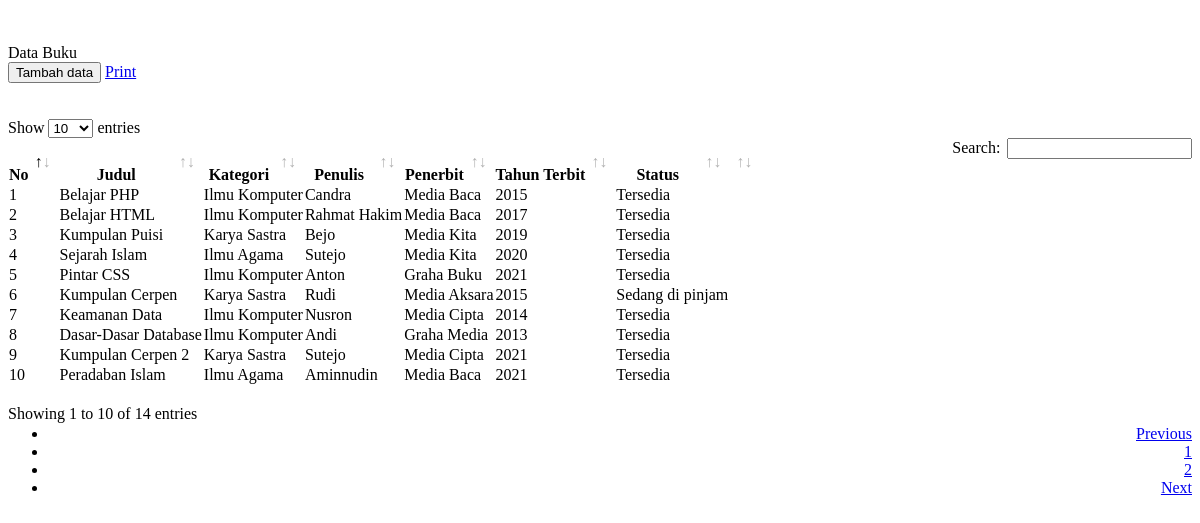
The page /pages/buku.php on the database its author committed.
### tables this page shows
CREATE TABLE `buku` (
  `id_buku` int(11) NOT NULL,
  `judul` varchar(50) NOT NULL,
  `kategori` varchar(50) NOT NULL,
  `penulis` varchar(50) NOT NULL,
  `penerbit` varchar(50) NOT NULL,
  `th_terbit` varchar(20) NOT NULL,
  `status` varchar(50) NOT NULL
);

### pages/buku.php (the view, shortened to what this page needs)
<div id="page-wrapper">
    <div class="row">
            <div class="col-xs-12"><br><br>
                <div class="panel panel-info">
                    <div class="panel-heading">
                        Data Buku
                    </div>
                    <div class="panel-body">
                    <a href="index_admin.php?p=buku-input"><button class="btn btn-xs btn-primary"><i class="fa fa-plus-circle"></i> <span>Tambah data</span></button></a>
                    <a href="pages/buku-cetak.php" target="_blank" class="btn btn-sm btn-info"><i class="fa fa-print"></i> Print</a><br><br><br>
                        <div class="table-responsive">
                        <table class="table table-striped table-bordered table-hover" id="tabel">
                            <thead>
                                <tr>
                                    <th>No</th>
                                    <th>Judul</th>
                                    <th>Kategori</th>
                                    <th>Penulis</th>
                                    <th>Penerbit</th>
                                    <th>Tahun Terbit</th>
                                    <th>Status</th>
                                    <th><i class="fa fa-gear"></i></th>
                                </tr>
                            </thead>
                            <tbody>
                                    <?php
                                    $no=1;
                                    $sql = mysqli_query($con,"SELECT * FROM buku");
                                    while($d=mysqli_fetch_array($sql)) {
                                    ?>
                                <tr>
                                    <td><?= $no?></td>
                                    <td><?= $d['judul']?></td>
                                    <td><?= $d['kategori']?></td>
                                    <td><?= $d['penulis']?></td>
                                    <td><?= $d['penerbit']?></td>
                                    <td><?= $d['th_terbit']?></td>
                                    <td><?= $d['status']?></td>
                                    <td></td>
                                </tr>
                                    <?php $no++; } ?>
                            </tbody>
                        </table>
                        </div>
                    </div>
                </div>
            </div>
    </div>
</div>
<link href="assets/css/plugins/dataTables/dataTables.bootstrap4.min.css" rel="stylesheet">

### rows shown on the page
buku: judul "Belajar PHP", kategori "Ilmu Komputer", penulis "Candra", penerbit "Media Baca", th_terbit "2015", status "Tersedia"
buku: judul "Belajar HTML", kategori "Ilmu Komputer", penulis "Rahmat Hakim", penerbit "Media Baca", th_terbit "2017", status "Tersedia"
buku: judul "Kumpulan Puisi", kategori "Karya Sastra", penulis "Bejo", penerbit "Media Kita", th_terbit "2019", status "Tersedia"
buku: judul "Sejarah Islam", kategori "Ilmu Agama", penulis "Sutejo", penerbit "Media Kita", th_terbit "2020", status "Tersedia"
buku: judul "Pintar CSS", kategori "Ilmu Komputer", penulis "Anton", penerbit "Graha Buku", th_terbit "2021", status "Tersedia"
buku: judul "Kumpulan Cerpen", kategori "Karya Sastra", penulis "Rudi", penerbit "Media Aksara", th_terbit "2015", status "Sedang di pinjam"
buku: judul "Keamanan Data", kategori "Ilmu Komputer", penulis "Nusron", penerbit "Media Cipta", th_terbit "2014", status "Tersedia"
buku: judul "Dasar-Dasar Database", kategori "Ilmu Komputer", penulis "Andi", penerbit "Graha Media", th_terbit "2013", status "Tersedia"
buku: judul "Kumpulan Cerpen 2", kategori "Karya Sastra", penulis "Sutejo", penerbit "Media Cipta", th_terbit "2021", status "Tersedia"
buku: judul "Peradaban Islam", kategori "Ilmu Agama", penulis "Aminnudin", penerbit "Media Baca", th_terbit "2021", status "Tersedia"
